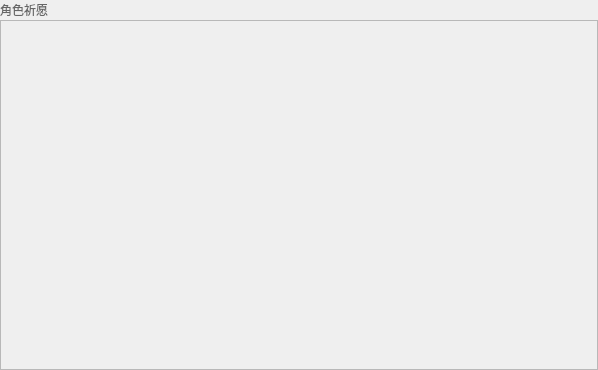
<?xml version="1.0" encoding="UTF-8"?>
<ui version="4.0">
 <class>WishPage</class>
 <widget class="QWidget" name="WishPage">
  <property name="geometry">
   <rect>
    <x>0</x>
    <y>0</y>
    <width>598</width>
    <height>370</height>
   </rect>
  </property>
  <property name="windowTitle">
   <string>Form</string>
  </property>
  <layout class="QGridLayout" name="gridLayout">
   <property name="leftMargin">
    <number>0</number>
   </property>
   <property name="topMargin">
    <number>0</number>
   </property>
   <property name="rightMargin">
    <number>0</number>
   </property>
   <property name="bottomMargin">
    <number>0</number>
   </property>
   <property name="spacing">
    <number>0</number>
   </property>
   <item row="0" column="0">
    <layout class="QHBoxLayout" name="horizontalLayout">
     <item>
      <widget class="QLabel" name="label">
       <property name="styleSheet">
        <string notr="true">QLabel{
  font-family:&quot;HarmonyOS Sans SC&quot;;
  color : #666666
}</string>
       </property>
       <property name="text">
        <string>角色祈愿</string>
       </property>
      </widget>
     </item>
     <item>
      <spacer name="horizontalSpacer">
       <property name="orientation">
        <enum>Qt::Horizontal</enum>
       </property>
       <property name="sizeHint" stdset="0">
        <size>
         <width>40</width>
         <height>20</height>
        </size>
       </property>
      </spacer>
     </item>
    </layout>
   </item>
   <item row="1" column="0">
    <widget class="QScrollArea" name="scrollArea">
     <property name="styleSheet">
      <string notr="true">QScrollBar:vertical
{
  width: 4px;
  border:0px solid;
  border-radius: 2px;
  margin: 0px,0px,0px,0px;
  background-color: transparent;
  background:#F5F5F5;
}
 
QScrollBar:vertical:hover
{
  width: 4px;
  border:0px solid;
  margin: 0px,0px,0px,0px;
  background:#F5F5F5;
}
 
QScrollBar::handle:vertical
{
  width:4px;
  background:#E1E1E1;
  border-radius: 2px;
  height: 40px;
  
}
 
QScrollBar::handle:vertical:hover
{
  background:#E1E1E1;
  border-radius: 2px;
}
 
QScrollBar::add-line:vertical
{
  height:11px;
  background-color: transparent;
  subcontrol-position:bottom;
  border:0px solid;
  border-radius: 2px;
 
}
QScrollBar::sub-line:vertical
{
  height:11px;
  background-color: transparent;
  subcontrol-position:top;
  border:0px solid;
  border-radius: 2px;
}
 
QScrollBar::add-page:vertical
{
  background-color: #F5F5F5;
  border:0px solid;
  border-radius: 2px;
}
 
QScrollBar::sub-page:vertical
{
  background-color: #F5F5F5;
  border:0px solid;
  border-radius: 2px;
}
 
QScrollBar::up-arrow:vertical{
  border:0px solid;
  border-radius: 3px;
}
 
QScrollBar::down-arrow:vertical {
  border:0px solid;
  border-radius: 3px;
}</string>
     </property>
     <property name="horizontalScrollBarPolicy">
      <enum>Qt::ScrollBarAlwaysOff</enum>
     </property>
     <property name="widgetResizable">
      <bool>true</bool>
     </property>
     <widget class="QWidget" name="scrollAreaWidgetContents">
      <property name="geometry">
       <rect>
        <x>0</x>
        <y>0</y>
        <width>596</width>
        <height>346</height>
       </rect>
      </property>
     </widget>
    </widget>
   </item>
  </layout>
 </widget>
 <resources/>
 <connections/>
</ui>
